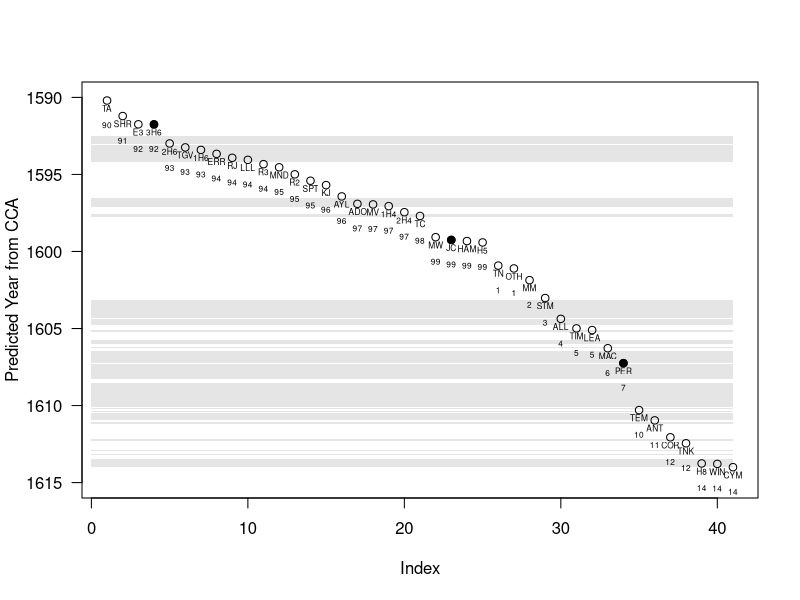
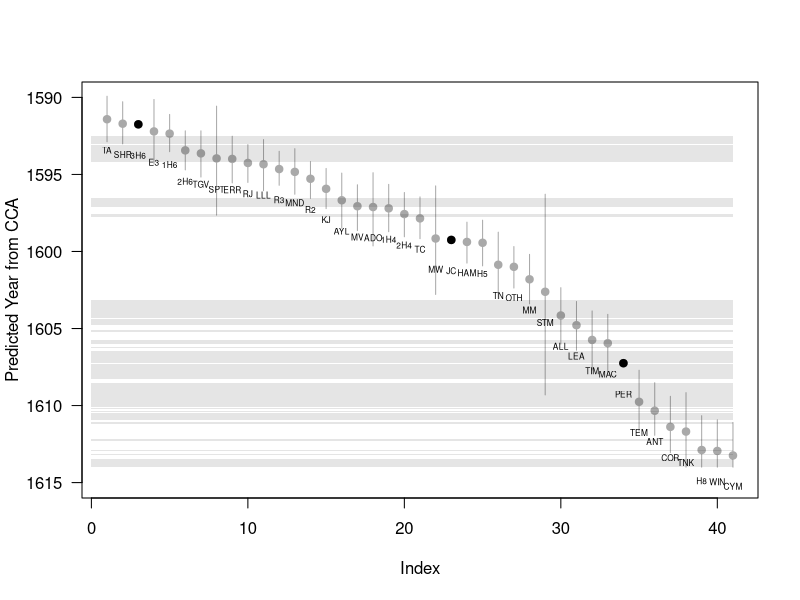
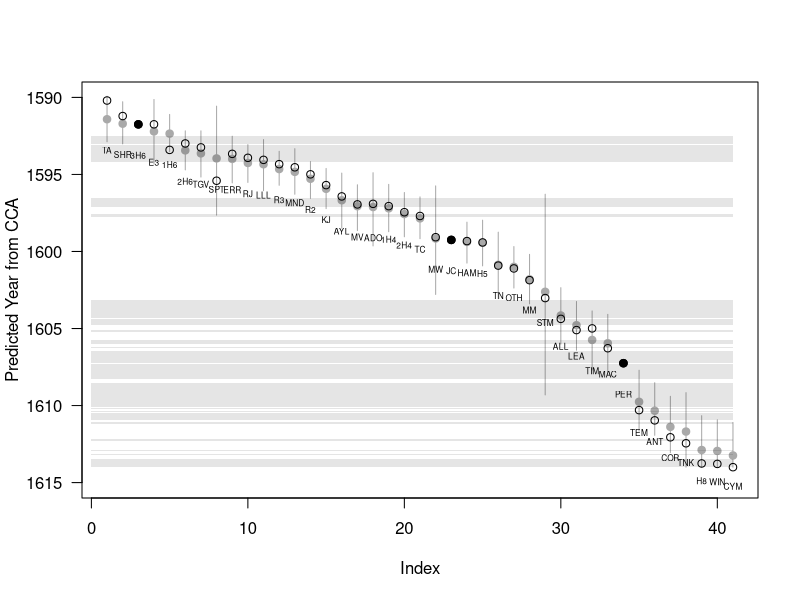
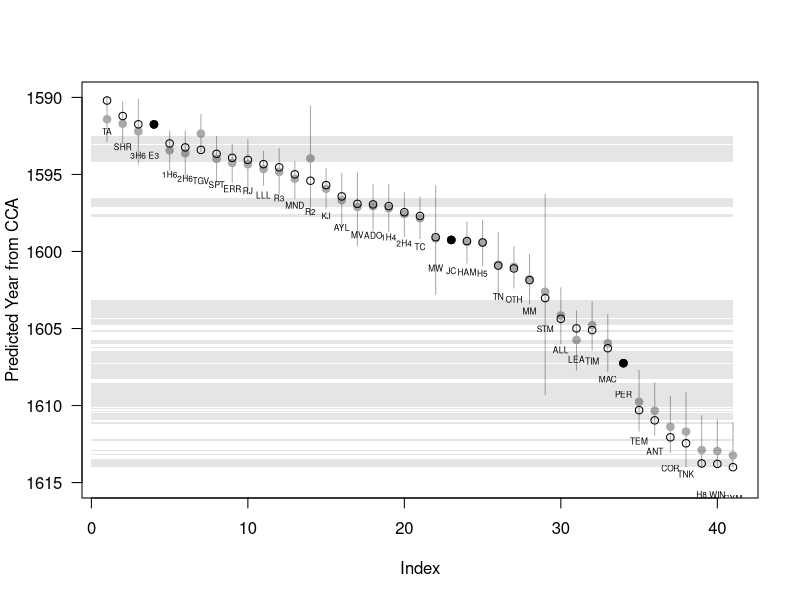

These figures' R source, in order:

setwd("~/Documents/shakespeare-chronordination")
library(scales)
#data = read.csv('cca_prediction_march2014.csv')
data = read.csv('cca_prediction_march2014_tempest.csv')


#boot = read.table('boots.txt')
boot = read.table('boots_tempest.txt')
names = read.csv('cca_bootstrap_play_titles.csv',header=F)
#names = read.table('raw_data_titles.txt')
names = names[,1]

boot_means = apply(boot,1,mean)
x = apply(boot,1,quantile,probs=c(.025,.975))
status = read.csv('playhouse_status_august_2013.csv')

open = status$date[status$status=='open']
close = status$date[status$status=='closed']


output = data.frame(names,boot_means,t(x))
names(output) = c('play','mean_cca','lower_95','upper_95')


combined = merge(data[,1:2],output,by.x='Title',by.y='play')
levels(combined$Title)[which(levels(combined$Title)=='ALL')] = 'AWW'
levels(combined$Title)[which(levels(combined$Title)=='KJ')] = 'JN'
levels(combined$Title)[which(levels(combined$Title)=='LEA')] = 'LR'
levels(combined$Title)[which(levels(combined$Title)=='RJ')] = 'ROM'
levels(combined$Title)[which(levels(combined$Title)=='TEM')] = 'TMP'
levels(combined$Title)[which(levels(combined$Title)=='TC')] = 'TRO'
levels(combined$Title)[which(levels(combined$Title)=='MW')] = 'WIV'
levels(combined$Title)[which(levels(combined$Title)=='WIN')] = 'WT'





plot(sort(combined$cca_prediction),ylim=c(1615,1590),type='n',ylab='Predicted Year from CCA',las=1)
points(1:41,combined$cca_prediction[order(combined$cca_prediction)])
anchors = which(combined$Title[order(combined$cca_prediction)]=='3H6'|combined$Title[order(combined$cca_prediction)]=='JC'|combined$Title[order(combined$cca_prediction)]=='PER')
points(c(1:41)[anchors],combined$cca_prediction[order(combined$cca_prediction)][anchors],col='black',pch=19)
for (i in 1:length(close)) {
  polygon(c(0,0,41,41),c(close[i],open[i+1],open[i+1],close[i]),col=alpha('black',.1),border=NA)
}
text(1:41,sort(combined$cca_prediction)+.5,combined$Title[order(combined$cca_prediction)],cex=.5)
text(1:41,combined$cca_prediction[order(combined$cca_prediction)]+1,round(combined$cca_prediction[order(combined$cca_prediction)])-c(rep(1500,25),rep(1600,41-25)),cex=.5,adj=c(.5,1.75))



plot(sort(combined$mean_cca),ylim=c(1615,1590),type='n',ylab='Predicted Year from CCA',las=1)
#abline(h=c(1590,1600,1610),lty=3,col='lightgrey',lwd=2)
segments(c(1:41),combined$lower_95[order(combined$mean_cca)],c(1:41),combined$upper_95[order(combined$mean_cca)],col='darkgrey')
points(sort(combined$mean_cca),pch=19,col='darkgrey')
text(1:41,sort(combined$mean_cca)+2,combined$Title[order(combined$mean_cca)],cex=.5)
anchors = which(combined$Title[order(combined$mean_cca)]=='3H6'|combined$Title[order(combined$mean_cca)]=='JC'|combined$Title[order(combined$mean_cca)]=='PER')
points(c(1:41)[anchors],combined$cca_prediction[order(combined$cca_prediction)][anchors],col='black',pch=19)
for (i in 1:length(close)) {
  polygon(c(0,0,41,41),c(close[i],open[i+1],open[i+1],close[i]),col=alpha('black',.1),border=NA)
}


plot(sort(combined$mean_cca),ylim=c(1615,1590),type='n',ylab='Predicted Year from CCA',las=1)
#abline(h=c(1590,1600,1610),lty=3,col='lightgrey',lwd=2)
segments(c(1:41),combined$lower_95[order(combined$mean_cca)],c(1:41),combined$upper_95[order(combined$mean_cca)],col='darkgrey')
points(sort(combined$mean_cca),pch=19,col='darkgrey')
text(1:41,sort(combined$mean_cca)+2,combined$Title[order(combined$mean_cca)],cex=.5)
points(1:41,combined$cca_prediction[order(combined$mean_cca)])
anchors = which(combined$Title[order(combined$mean_cca)]=='3H6'|combined$Title[order(combined$mean_cca)]=='JC'|combined$Title[order(combined$mean_cca)]=='PER')
points(c(1:41)[anchors],combined$cca_prediction[order(combined$cca_prediction)][anchors],col='black',pch=19)
for (i in 1:length(close)) {
  polygon(c(0,0,41,41),c(close[i],open[i+1],open[i+1],close[i]),col=alpha('black',.1),border=NA)
}



plot(sort(combined$mean_cca),ylim=c(1615,1590),type='n',ylab='Predicted Year from CCA',las=1)
#abline(h=c(1590,1600,1610),lty=3,col='lightgrey',lwd=2)
segments(c(1:41),combined$lower_95[order(combined$cca_prediction)],c(1:41),combined$upper_95[order(combined$cca_prediction)],col='darkgrey')
points(combined$mean_cca[order(combined$cca_prediction)],pch=19,col='darkgrey')
text(1:41,sort(combined$cca_prediction)+2,combined$Title[order(combined$mean_cca)],cex=.5)
points(1:41,sort(combined$cca_prediction))
anchors = which(combined$Title[order(combined$cca_prediction)]=='3H6'|combined$Title[order(combined$cca_prediction)]=='JC'|combined$Title[order(combined$cca_prediction)]=='PER')
points(c(1:41)[anchors],combined$cca_prediction[order(combined$cca_prediction)][anchors],col='black',pch=19)
for (i in 1:length(close)) {
  polygon(c(0,0,41,41),c(close[i],open[i+1],open[i+1],close[i]),col=alpha('black',.1),border=NA)
}





write.csv(combined,'cca_bootstrap_confidence_intervals_march2014.csv',row.names=F)
